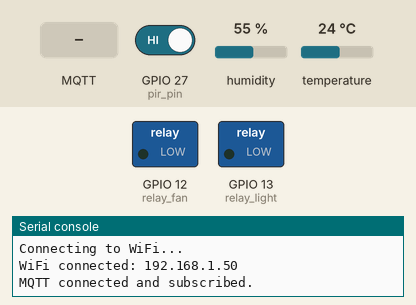
Bench run of a program on a simulated ESP32 board running MicroPython. On the bench: switched loads named in the program (green lamp = pin HIGH), the last lines printed to the serial console. Inputs (shaded band) come from the test bench; at power-on: GPIO 27 (pir_pin) HIGH, humidity 55 %, temperature 24 °C. WiFi joins after 1.5 s; no MQTT or app messages arrive unless stated.

Above: at 3.3 s.
3.4 s: MQTT message "ON" arrives on the first subscribed topic
At 4.4 s:
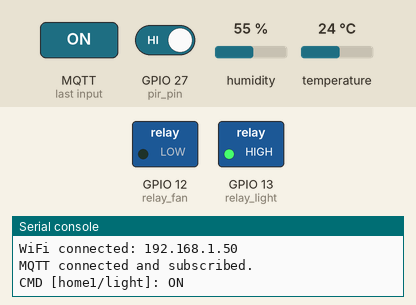
6.6 s: MQTT message "1" arrives on the first subscribed topic
At 8.0 s:
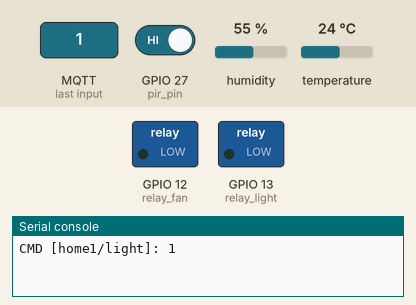
Timing chart, 0 to 9.6 s (numbered marks = the images above; inputs shaded):
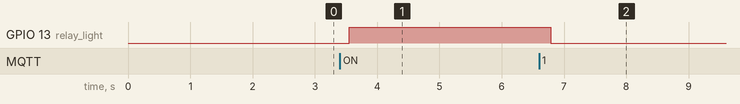

The program:

main.py
```python
"""
MicroPython firmware for Smart Home ESP32 node.
Publishes DHT11 + PIR sensor data and listens for relay commands via MQTT.
"""
import network
import time
import machine
import json
import dht
from umqtt.simple import MQTTClient

# ─── CONFIG ──────────────────────────────────────────────
SSID       = "YourSSID"
PASSWORD   = "YourPassword"
MQTT_HOST  = "broker.emqx.io"
MQTT_PORT  = 1883
CLIENT_ID  = b"esp32-mp-home1"
DEVICE_ID  = "home1"

# ─── PINS ────────────────────────────────────────────────
pir_pin   = machine.Pin(27, machine.Pin.IN)
relay_light = machine.Pin(13, machine.Pin.OUT, value=0)
relay_fan   = machine.Pin(12, machine.Pin.OUT, value=0)
d = dht.DHT11(machine.Pin(4))

# ─── WIFI ────────────────────────────────────────────────
def connect_wifi():
    wlan = network.WLAN(network.STA_IF)
    wlan.active(True)
    if not wlan.isconnected():
        print("Connecting to WiFi...")
        wlan.connect(SSID, PASSWORD)
        timeout = 15
        while not wlan.isconnected() and timeout > 0:
            time.sleep(1)
            timeout -= 1
    if wlan.isconnected():
        print("WiFi connected:", wlan.ifconfig()[0])
    else:
        raise RuntimeError("WiFi connection failed")

# ─── MQTT CALLBACK ───────────────────────────────────────
def mqtt_callback(topic, msg):
    topic = topic.decode()
    msg   = msg.decode().strip()
    print(f"CMD [{topic}]: {msg}")

    if topic == f"{DEVICE_ID}/light":
        relay_light.value(1 if msg == "ON" else 0)
        client.publish(f"{DEVICE_ID}/light/ack", msg)
    elif topic == f"{DEVICE_ID}/fan":
        relay_fan.value(1 if msg == "ON" else 0)
        client.publish(f"{DEVICE_ID}/fan/ack", msg)
    elif topic == f"{DEVICE_ID}/all":
        relay_light.value(1 if msg == "ON" else 0)
        relay_fan.value(1 if msg == "ON" else 0)
        client.publish(f"{DEVICE_ID}/all/ack", msg)

# ─── READ SENSORS ────────────────────────────────────────
def read_sensors():
    try:
        d.measure()
        temp = d.temperature()
        hum  = d.humidity()
    except Exception as e:
        print("DHT error:", e)
        temp, hum = None, None
    motion = pir_pin.value()
    return temp, hum, bool(motion)

# ─── PUBLISH ─────────────────────────────────────────────
def publish_data(temp, hum, motion):
    payload = json.dumps({
        "device":   DEVICE_ID,
        "temp":     temp,
        "humidity": hum,
        "motion":   motion,
        "light_on": bool(relay_light.value()),
        "fan_on":   bool(relay_fan.value()),
    })
    client.publish(f"{DEVICE_ID}/sensor", payload)
    print("Published:", payload)

# ─── MAIN ────────────────────────────────────────────────
connect_wifi()

client = MQTTClient(CLIENT_ID, MQTT_HOST, MQTT_PORT)
client.set_callback(mqtt_callback)
client.connect()
client.subscribe(f"{DEVICE_ID}/light".encode())
client.subscribe(f"{DEVICE_ID}/fan".encode())
client.subscribe(f"{DEVICE_ID}/all".encode())
print("MQTT connected and subscribed.")

INTERVAL = 5000  # ms
last_publish = 0

while True:
    now = time.ticks_ms()
    if time.ticks_diff(now, last_publish) >= INTERVAL:
        temp, hum, motion = read_sensors()
        publish_data(temp, hum, motion)
        last_publish = now
    client.check_msg()
    time.sleep_ms(200)
```

Measured:
- after the input at 3.4 s, GPIO 13 (relay_light): LOW → HIGH after 0.15 s
- after the input at 6.6 s, GPIO 13 (relay_light): HIGH → LOW after 0.19 s
